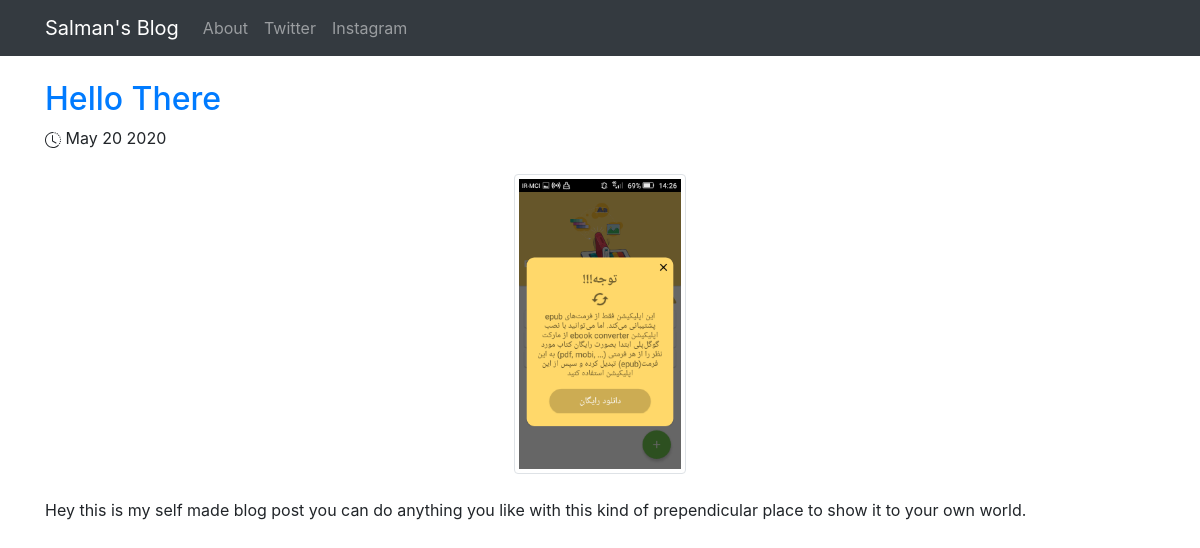
The app's page /posts/1/, older data.
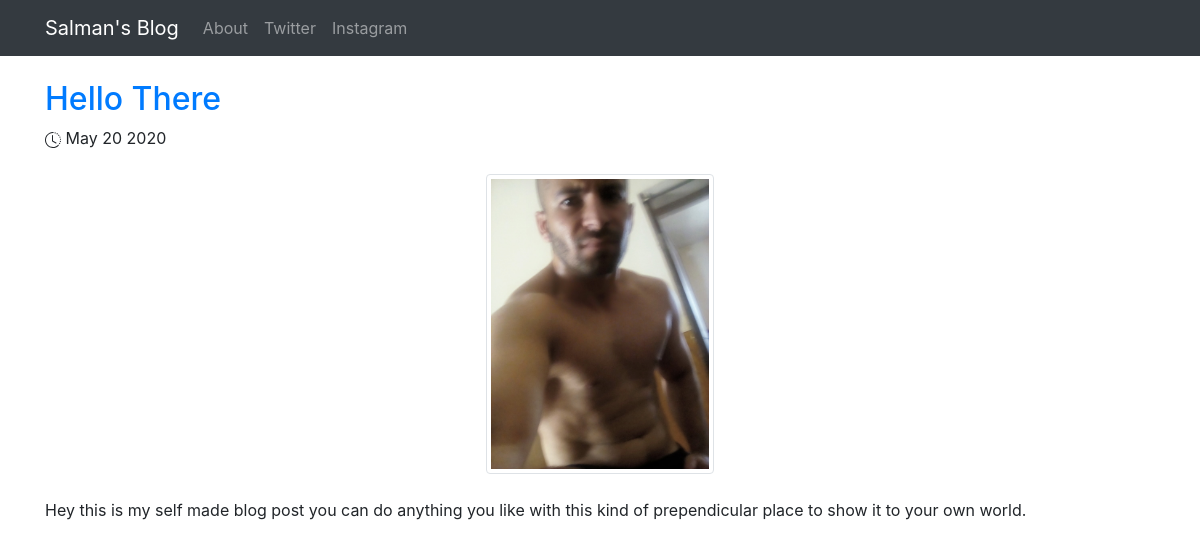
The same page, newer data.
### posts/models.py (models this page shows, shortened)
class Post(models.Model):
    title = models.CharField(max_length= 255)
    pub_date = models.DateTimeField()
    image = models.ImageField(upload_to = 'media/')
    body = models.TextField()
    def pretty_pub_date(self):
        return self.pub_date.strftime('%b %e %Y')

### posts/views.py (the view)
# urls.py: url(r'^posts/(?P<post_id>[0-9]+)/$', post_views.post_details, name='post_detail'),
def post_details(request, post_id):
    post = Post.objects.get(pk=post_id)
    return render(request, 'posts/post_detail.html', {'post':post})

### posts/templates/posts/post_detail.html (shortened to what this page needs)
<!doctype html>
<html lang="en">
  <head>
    <link rel="stylesheet" href="https://stackpath.bootstrapcdn.com/bootstrap/4.5.0/css/bootstrap.min.css">
  </head>
  <body>
    <nav class="navbar navbar-expand-lg navbar-dark bg-dark">
        <div class="container">
            <a class="navbar-brand"href="{% url 'home' %}">Salman's Blog</a>
            <div class="collapse navbar-collapse" id="navbarSupportedContent">
            <ul class="navbar-nav mr-auto">
                <li class="nav-item">
                <a class="nav-link" href="{% url 'about' %}">About <span class="sr-only">(current)</span></a>
                </li>
                <li class="nav-item">
                <a class="nav-link" href="https://twitter.com/barani_salman">Twitter</a>
                </li>
                <li class="nav-item">
                <a class="nav-link" href="https://instagram.com/salman__barani">Instagram</a>
                </li>
            </ul>
            </div>
        </div>
    </nav>
    <div class="container">
    <br />
    <a href="#"><h2>{{post.title}}</h2></a>
            {{post.pretty_pub_date}}
        <br />
        <br />
        <img src="{{post.image.url}}" class="img-fluid mx-auto d-block img-thumbnail" style="max-height: 300px" />
        <br />
        {{post.body}}
        <br/>
        <br/>
    </div>
   </body>
</html>

Row changes from the older to the newer data that the page shows:
changed Post "Hello There": image: a different picture
